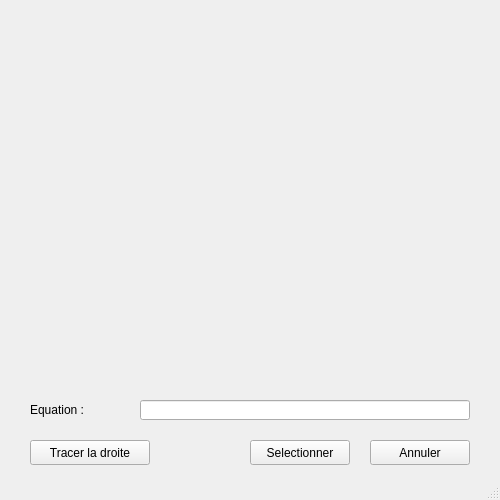
<?xml version="1.0" encoding="UTF-8"?>
<ui version="4.0">
 <class>GraphStat2D</class>
 <widget class="QMainWindow" name="GraphStat2D">
  <property name="geometry">
   <rect>
    <x>0</x>
    <y>0</y>
    <width>500</width>
    <height>500</height>
   </rect>
  </property>
  <property name="windowTitle">
   <string>GraphStat2D</string>
  </property>
  <widget class="QWidget" name="centralWidget">
   <widget class="QLabel" name="labelEquation">
    <property name="geometry">
     <rect>
      <x>30</x>
      <y>400</y>
      <width>70</width>
      <height>20</height>
     </rect>
    </property>
    <property name="text">
     <string>Equation :</string>
    </property>
   </widget>
   <widget class="QLineEdit" name="lineEquation">
    <property name="geometry">
     <rect>
      <x>140</x>
      <y>400</y>
      <width>330</width>
      <height>20</height>
     </rect>
    </property>
    <property name="readOnly">
     <bool>true</bool>
    </property>
   </widget>
   <widget class="QPushButton" name="ButtonTracer">
    <property name="geometry">
     <rect>
      <x>30</x>
      <y>440</y>
      <width>120</width>
      <height>25</height>
     </rect>
    </property>
    <property name="toolTip">
     <string>&lt;html&gt;&lt;head/&gt;&lt;body&gt;&lt;p&gt;Ctrl-T&lt;/p&gt;&lt;/body&gt;&lt;/html&gt;</string>
    </property>
    <property name="text">
     <string>Tracer la droite</string>
    </property>
    <property name="shortcut">
     <string>Ctrl+T</string>
    </property>
   </widget>
   <widget class="QPushButton" name="ButtonAnnuler">
    <property name="geometry">
     <rect>
      <x>370</x>
      <y>440</y>
      <width>100</width>
      <height>25</height>
     </rect>
    </property>
    <property name="toolTip">
     <string>&lt;html&gt;&lt;head/&gt;&lt;body&gt;&lt;p&gt;Ctrl-Z&lt;/p&gt;&lt;/body&gt;&lt;/html&gt;</string>
    </property>
    <property name="text">
     <string>Annuler</string>
    </property>
    <property name="shortcut">
     <string>Ctrl+Z</string>
    </property>
   </widget>
   <widget class="QPushButton" name="ButtonSelectionner">
    <property name="geometry">
     <rect>
      <x>250</x>
      <y>440</y>
      <width>100</width>
      <height>25</height>
     </rect>
    </property>
    <property name="toolTip">
     <string>&lt;html&gt;&lt;head/&gt;&lt;body&gt;&lt;p&gt;Ctrl-S&lt;/p&gt;&lt;/body&gt;&lt;/html&gt;</string>
    </property>
    <property name="text">
     <string>Selectionner</string>
    </property>
    <property name="shortcut">
     <string>Ctrl+S</string>
    </property>
   </widget>
  </widget>
  <widget class="QMenuBar" name="menuBar">
   <property name="geometry">
    <rect>
     <x>0</x>
     <y>0</y>
     <width>500</width>
     <height>21</height>
    </rect>
   </property>
  </widget>
  <widget class="QStatusBar" name="statusBar"/>
 </widget>
 <layoutdefault spacing="6" margin="11"/>
 <resources/>
 <connections/>
</ui>
